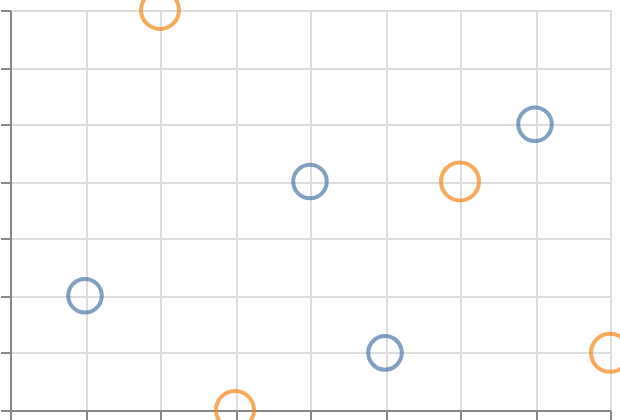

Source (Vega-Lite JSON):
### Vega-Lite specification from a JSON file in a GitHub repository (floating-point values rounded to 4 significant figures)
{"$schema": "https://vega.github.io/schema/vega-lite/v6.json", "padding": 5, "autosize": "none", "width": 300, "height": 200, "data": {"name": "table", "values": [{"c": "A", "g": "p", "x": 1, "y": 2, "v": 5, "t": "2024-01-15", "o": {"v": 3}, "IMDB Rating": 6.1, "d": "x1"}, {"c": "B", "g": "q", "x": 2, "y": 4, "v": 9, "t": "2024-02-20", "o": {"v": 7}, "IMDB Rating": 7.4, "d": "x2"}, {"c": "A", "g": "q", "x": 3, "y": 3, "v": 2, "t": "2024-03-05", "o": {"v": 1}, "IMDB Rating": 5.2, "d": "x1"}, {"c": "C", "g": "p", "x": 4, "y": 6, "v": 7, "t": "2024-05-30", "o": {"v": 4}, "IMDB Rating": 8.8, "d": "x3"}, {"c": "B", "g": "p", "x": 5, "y": 5, "v": 4, "t": "2024-07-11", "o": {"v": 9}, "IMDB Rating": 6.9, "d": "x2"}, {"c": "C", "g": "q", "x": 6, "y": 8, "v": 6, "t": "2024-09-02", "o": {"v": 2}, "IMDB Rating": 7.7, "d": "x3"}, {"c": "A", "g": "p", "x": 7, "y": 7, "v": 8, "t": "2024-11-25", "o": {"v": 5}, "IMDB Rating": 4.4, "d": "x1"}, {"c": "B", "g": "q", "x": 8, "y": 9, "v": 3, "t": "2024-12-31", "o": {"v": 8}, "IMDB Rating": 9.1, "d": "x2"}]}, "transform": [{"joinaggregate": [{"op": "mean", "field": "v", "as": "mean_v"}, {"op": "max", "field": "y", "as": "max_y"}], "groupby": ["g"]}, {"calculate": "datum.v - datum.mean_v", "as": "dev"}], "mark": "point", "encoding": {"x": {"field": "x", "type": "quantitative"}, "y": {"field": "dev", "type": "quantitative"}, "color": {"field": "g", "type": "nominal"}, "size": {"field": "max_y", "type": "quantitative"}}}
